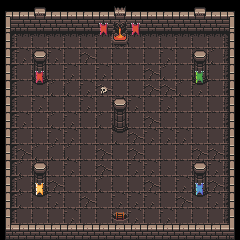

Rendered tile map (Tiled .tmx) drawn with the repository's tilesets; below, a short description and the full map source, tile grids included:
An orthogonal 15x15 tile map with 16x16 px tiles, 3 tile layers (Ground1, Walls1, Deco1), 4 tilesets.

<map version="1.10" tiledversion="1.11.0" orientation="orthogonal" renderorder="right-down" width="15" height="15" tilewidth="16" tileheight="16" infinite="0" nextlayerid="7" nextobjectid="1">
 <tileset firstgid="1" source="atlas_floor-16x16.tsx" />
 <tileset firstgid="50" name="atlas_walls_high-16x32" tilewidth="16" tileheight="16" tilecount="192" columns="24">
  <image source="0x72_DungeonTilesetII_v1.7/atlas_walls_high-16x32.png" width="384" height="128" />
 </tileset>
 <tileset firstgid="242" source="atlas_walls_low-16x16.tsx" />
 <tileset firstgid="290" source="atlas_walls_high-16x32.tsx" />
 <layer id="3" name="Ground1" width="15" height="15">
  <data encoding="csv">
0,0,0,0,0,0,0,0,0,0,0,0,0,0,0,
19,0,0,0,0,0,0,0,0,0,0,0,0,0,0,
19,12,12,12,12,12,12,12,12,12,12,12,12,12,20,
19,3,1,3,1,2,1,1,1,1,3,1,1,9,27,
19,1,1,1,3,1,3,1,1,2,9,1,3,1,27,
19,1,1,9,9,3,2,1,1,2,2,9,3,1,27,
19,1,3,1,1,3,1,3,3,1,3,1,1,1,27,
19,3,1,9,3,1,9,1,1,2,1,1,1,1,27,
19,1,1,3,3,1,1,9,2,3,3,3,1,1,27,
19,2,9,9,9,1,2,1,2,1,1,1,2,2,27,
19,9,9,1,3,1,2,1,3,3,1,1,3,3,27,
19,9,2,2,1,1,9,1,1,2,1,3,3,2,27,
19,9,1,3,1,2,1,3,3,3,1,2,1,3,27,
19,1,1,1,3,1,1,1,3,1,3,1,1,1,27,
19,3,1,3,9,2,2,1,2,1,2,1,1,1,27
</data>
 </layer>
 <layer id="5" name="Walls1" width="15" height="15">
  <data encoding="csv">
291,436,436,436,436,436,436,436,436,436,436,436,436,436,293,
315,460,460,460,460,460,460,460,460,460,460,460,460,460,317,
242,0,0,0,0,0,0,0,0,0,0,0,0,0,242,
242,0,425,0,0,0,0,0,0,0,0,0,425,0,242,
242,0,449,0,0,0,0,0,0,0,0,0,449,0,242,
242,0,473,0,0,0,0,401,0,0,0,0,473,0,242,
242,0,0,0,0,0,0,425,0,0,0,0,0,0,242,
242,0,0,0,0,0,0,449,0,0,0,0,0,0,242,
242,0,0,0,0,0,0,473,0,0,0,0,0,0,242,
242,0,0,0,0,0,0,0,0,0,0,0,0,0,254,
242,0,425,0,0,0,0,0,0,0,0,0,425,0,242,
242,0,449,0,0,0,0,0,0,0,0,0,449,0,242,
242,0,473,0,0,0,0,0,0,0,0,0,473,0,242,
242,0,0,0,0,0,0,0,0,0,0,0,0,0,242,
286,280,280,280,280,280,280,280,280,280,280,280,280,280,269
</data>
 </layer>
 <layer id="6" name="Deco1" width="15" height="15">
  <data encoding="csv">
0,0,374,0,0,0,0,376,0,0,0,0,374,0,0,
0,0,0,0,0,0,355,302,355,0,0,0,0,0,0,
0,0,0,0,0,0,379,326,379,0,0,0,0,0,0,
0,0,0,0,0,0,0,0,0,0,0,0,0,0,0,
0,0,355,0,0,0,0,0,0,0,0,0,353,0,0,
0,0,379,0,0,0,37,0,0,0,0,0,377,0,0,
0,0,0,0,0,0,0,0,0,0,0,0,0,0,0,
0,0,0,0,0,0,0,0,0,0,0,0,0,0,0,
0,0,0,0,0,0,0,0,0,0,0,0,0,0,0,
0,0,0,0,0,0,0,0,0,0,0,0,0,0,0,
0,0,0,0,0,0,0,0,0,0,0,0,0,0,0,
0,0,354,0,0,0,0,0,0,0,0,0,356,0,0,
0,0,378,0,0,0,0,0,0,0,0,0,380,0,0,
0,0,0,0,0,0,0,17,0,0,0,0,0,0,0,
0,0,0,0,0,0,0,0,0,0,0,0,0,0,0
</data>
 </layer>
</map>
